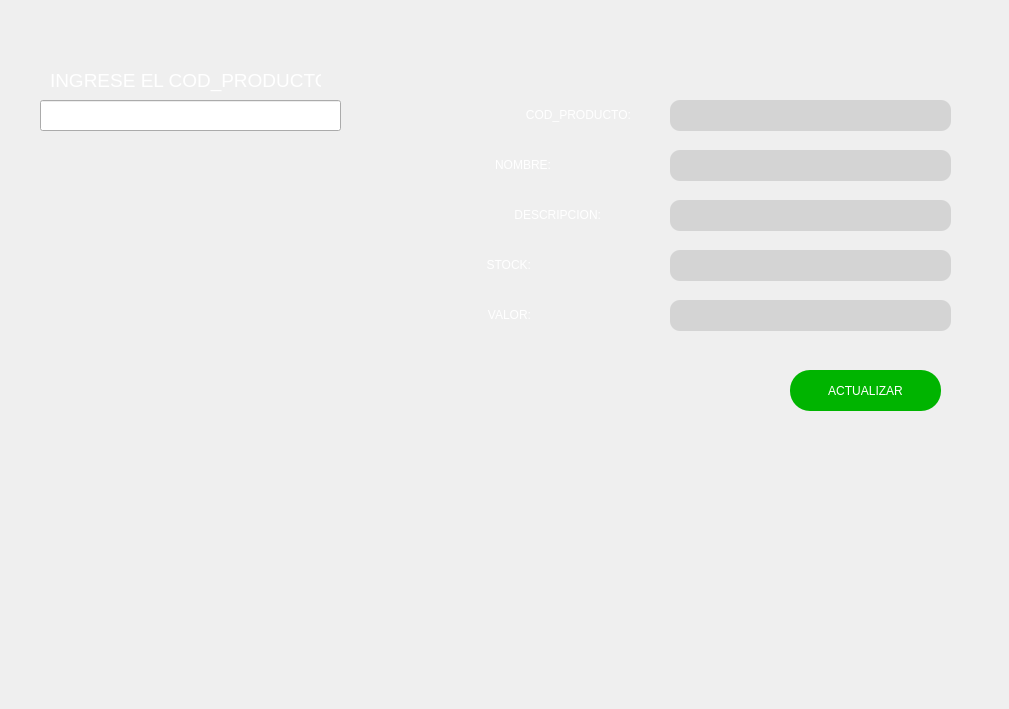
    <widget class="QWidget" name="tab_ACTUALIZAR">
     <attribute name="title">
      <string>Actualizar Productos</string>
     </attribute>
     <widget class="QLabel" name="label_5">
      <property name="geometry">
       <rect>
        <x>0</x>
        <y>-20</y>
        <width>1000</width>
        <height>700</height>
       </rect>
      </property>
      <property name="styleSheet">
       <string notr="true">background-image: url(C:/Users/User/Downloads/home.jpg);
background-repeat: no-repeat;
background-position: center center;
background-size: cover;</string>
      </property>
      <property name="text">
       <string/>
      </property>
      <property name="pixmap">
       <pixmap>../../Downloads/Downloads/principal.png</pixmap>
      </property>
      <property name="scaledContents">
       <bool>true</bool>
      </property>
     </widget>
     <widget class="QLabel" name="label_16">
      <property name="geometry">
       <rect>
        <x>50</x>
        <y>60</y>
        <width>271</width>
        <height>41</height>
       </rect>
      </property>
      <property name="text">
       <string>&lt;html&gt;&lt;head/&gt;&lt;body&gt;&lt;p&gt;&lt;span style=&quot; font-size:14pt; color:#ffffff;&quot;&gt;INGRESE EL COD_PRODUCTO&lt;/span&gt;&lt;/p&gt;&lt;/body&gt;&lt;/html&gt;</string>
      </property>
     </widget>
     <widget class="QLineEdit" name="line_ACTUALIZAR">
      <property name="geometry">
       <rect>
        <x>40</x>
        <y>100</y>
        <width>301</width>
        <height>31</height>
       </rect>
      </property>
     </widget>
     <widget class="QLabel" name="label_17">
      <property name="geometry">
       <rect>
        <x>430</x>
        <y>250</y>
        <width>101</width>
        <height>31</height>
       </rect>
      </property>
      <property name="styleSheet">
       <string notr="true">font: 16pt &quot;MS Shell Dlg 2&quot;;
color: white;</string>
      </property>
      <property name="text">
       <string>&lt;html&gt;&lt;head/&gt;&lt;body&gt;&lt;p align=&quot;right&quot;&gt;STOCK:&lt;/p&gt;&lt;/body&gt;&lt;/html&gt;</string>
      </property>
     </widget>
     <widget class="QLineEdit" name="line_VALO_2">
      <property name="geometry">
       <rect>
        <x>670</x>
        <y>300</y>
        <width>281</width>
        <height>31</height>
       </rect>
      </property>
      <property name="styleSheet">
       <string notr="true">border-radius:10px;
font: 14pt &quot;MS Shell Dlg 2&quot;;
background-color: rgb(212, 212, 212);
</string>
      </property>
      <property name="echoMode">
       <enum>QLineEdit::Normal</enum>
      </property>
     </widget>
     <widget class="QLabel" name="label_18">
      <property name="geometry">
       <rect>
        <x>390</x>
        <y>150</y>
        <width>161</width>
        <height>31</height>
       </rect>
      </property>
      <property name="styleSheet">
       <string notr="true">font: 16pt &quot;MS Shell Dlg 2&quot;;
color: white;</string>
      </property>
      <property name="text">
       <string>&lt;html&gt;&lt;head/&gt;&lt;body&gt;&lt;p align=&quot;right&quot;&gt;NOMBRE:&lt;/p&gt;&lt;/body&gt;&lt;/html&gt;</string>
      </property>
     </widget>
     <widget class="QLabel" name="label_19">
      <property name="geometry">
       <rect>
        <x>310</x>
        <y>100</y>
        <width>321</width>
        <height>31</height>
       </rect>
      </property>
      <property name="styleSheet">
       <string notr="true">font: 16pt &quot;MS Shell Dlg 2&quot;;
color: white;</string>
      </property>
      <property name="text">
       <string>&lt;html&gt;&lt;head/&gt;&lt;body&gt;&lt;p align=&quot;right&quot;&gt;COD_PRODUCTO:&lt;/p&gt;&lt;/body&gt;&lt;/html&gt;</string>
      </property>
     </widget>
     <widget class="QLabel" name="label_20">
      <property name="geometry">
       <rect>
        <x>360</x>
        <y>300</y>
        <width>171</width>
        <height>31</height>
       </rect>
      </property>
      <property name="styleSheet">
       <string notr="true">font: 16pt &quot;MS Shell Dlg 2&quot;;
color: white;</string>
      </property>
      <property name="text">
       <string>&lt;html&gt;&lt;head/&gt;&lt;body&gt;&lt;p align=&quot;right&quot;&gt;VALOR:&lt;/p&gt;&lt;/body&gt;&lt;/html&gt;</string>
      </property>
     </widget>
     <widget class="QLineEdit" name="line_STOCK_2">
      <property name="geometry">
       <rect>
        <x>670</x>
        <y>250</y>
        <width>281</width>
        <height>31</height>
       </rect>
      </property>
      <property name="styleSheet">
       <string notr="true">border-radius:10px;
font: 14pt &quot;MS Shell Dlg 2&quot;;
background-color: rgb(212, 212, 212);
</string>
      </property>
      <property name="echoMode">
       <enum>QLineEdit::Normal</enum>
      </property>
     </widget>
     <widget class="QLabel" name="label_22">
      <property name="geometry">
       <rect>
        <x>390</x>
        <y>200</y>
        <width>211</width>
        <height>31</height>
       </rect>
      </property>
      <property name="styleSheet">
       <string notr="true">font: 16pt &quot;MS Shell Dlg 2&quot;;
color: white;</string>
      </property>
      <property name="text">
       <string>&lt;html&gt;&lt;head/&gt;&lt;body&gt;&lt;p align=&quot;right&quot;&gt;DESCRIPCION:&lt;/p&gt;&lt;/body&gt;&lt;/html&gt;</string>
      </property>
     </widget>
     <widget class="QLineEdit" name="line_NOMBRE_2">
      <property name="geometry">
       <rect>
        <x>670</x>
        <y>150</y>
        <width>281</width>
        <height>31</height>
       </rect>
      </property>
      <property name="styleSheet">
       <string notr="true">border-radius:10px;
font: 14pt &quot;MS Shell Dlg 2&quot;;
background-color: rgb(212, 212, 212);
</string>
      </property>
      <property name="echoMode">
       <enum>QLineEdit::Normal</enum>
      </property>
     </widget>
     <widget class="QLineEdit" name="line_COD_2">
      <property name="geometry">
       <rect>
        <x>670</x>
        <y>100</y>
        <width>281</width>
        <height>31</height>
       </rect>
      </property>
      <property name="styleSheet">
       <string notr="true">border-radius:10px;
font: 14pt &quot;MS Shell Dlg 2&quot;;
background-color: rgb(212, 212, 212);</string>
      </property>
     </widget>
     <widget class="QLineEdit" name="line_DESCR_2">
      <property name="geometry">
       <rect>
        <x>670</x>
        <y>200</y>
        <width>281</width>
        <height>31</height>
       </rect>
      </property>
      <property name="styleSheet">
       <string notr="true">border-radius:10px;
font: 14pt &quot;MS Shell Dlg 2&quot;;
background-color: rgb(212, 212, 212);
</string>
      </property>
      <property name="echoMode">
       <enum>QLineEdit::Normal</enum>
      </property>
     </widget>
     <widget class="QPushButton" name="Button_ACTUALIZAR">
      <property name="geometry">
       <rect>
        <x>790</x>
        <y>370</y>
        <width>151</width>
        <height>41</height>
       </rect>
      </property>
      <property name="styleSheet">
       <string notr="true">border-radius:20px;
background-color: rgb(0, 180, 0);
color: rgb(255, 255, 255);
font: 14pt &quot;MS Shell Dlg 2&quot;;
</string>
      </property>
      <property name="text">
       <string>ACTUALIZAR</string>
      </property>
     </widget>
     <widget class="QLabel" name="label_ACTUALIZAR">
      <property name="geometry">
       <rect>
        <x>70</x>
        <y>180</y>
        <width>261</width>
        <height>31</height>
       </rect>
      </property>
      <property name="font">
       <font>
        <family>MS Shell Dlg 2</family>
        <pointsize>14</pointsize>
        <weight>50</weight>
        <italic>false</italic>
        <bold>false</bold>
       </font>
      </property>
      <property name="styleSheet">
       <string notr="true">font: 14pt &quot;MS Shell Dlg 2&quot;;
color: rgb(252, 255, 39);</string>
      </property>
      <property name="text">
       <string/>
      </property>
      <property name="textInteractionFlags">
       <set>Qt::LinksAccessibleByMouse</set>
      </property>
     </widget>
     <widget class="QLabel" name="label_AGREGAR_2">
      <property name="geometry">
       <rect>
        <x>540</x>
        <y>430</y>
        <width>411</width>
        <height>41</height>
       </rect>
      </property>
      <property name="font">
       <font>
        <family>MS Shell Dlg 2</family>
        <pointsize>14</pointsize>
        <weight>50</weight>
        <italic>false</italic>
        <bold>false</bold>
       </font>
      </property>
      <property name="layoutDirection">
       <enum>Qt::LeftToRight</enum>
      </property>
      <property name="styleSheet">
       <string notr="true">font: 14pt &quot;MS Shell Dlg 2&quot;;
color: rgb(252, 255, 39);</string>
      </property>
      <property name="text">
       <string/>
      </property>
     </widget>
    </widget>
